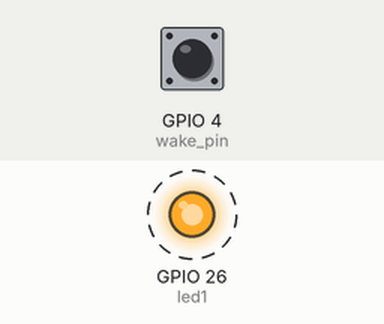
This program was run on a simulated ESP32 board running MicroPython. On the bench: output pins drawn as LEDs (lit = HIGH). Dashed ring = blinking. The test bench sets the inputs (shaded band); at power-on: GPIO 4 (wake_pin) HIGH. Deep sleep restarts the program when it ends; what the program prints to the serial console is not drawn.

Above: at 0.5 s.
Timing chart, 0 to 4.6 s (numbered marks = the images above):
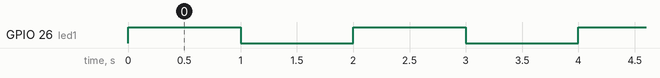

Measured:
- by itself, GPIO 26 (led1): alternates HIGH for 1.0 s and LOW for 1.0 s, 20 changes in all, then stays LOW

The program:

2_1.py
```python
# IMPORTS
from machine import Pin, deepsleep
from time import sleep
import esp32

# OBJECTS
wake_pin = Pin(4, Pin.IN, Pin.PULL_UP)
led1 = Pin(26, Pin.OUT)

# PROGRAMME
print('ESP32 ON!')
for i in range (20):
    led1.value(not led1.value())
    sleep(1)
sleep(4)
esp32.wake_on_ext0(pin = wake_pin,
                   level = esp32.WAKEUP_ALL_LOW)
deepsleep()
```
